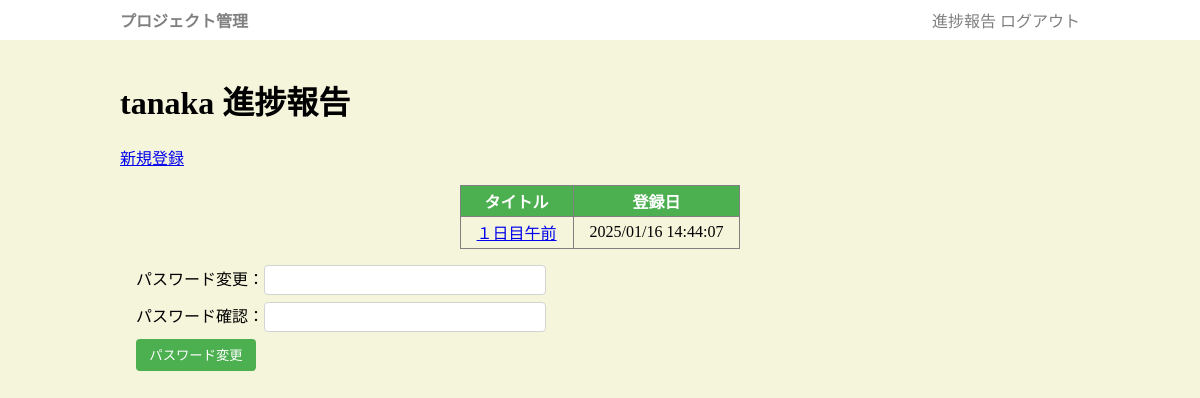
Before: /preport (signed in) with the older database file.
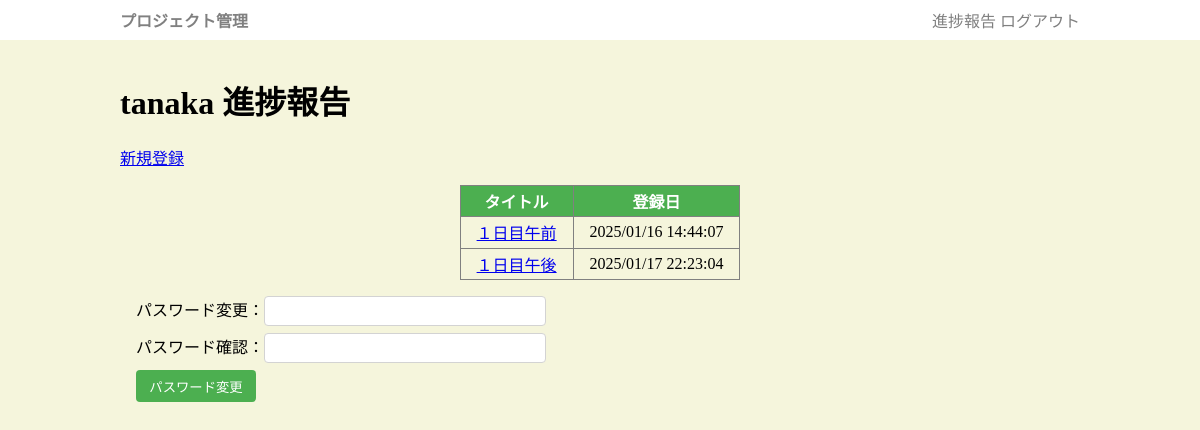
After: the same page with the newer database file.
### app.py (models this page shows, shortened)
class Preport(db.Model):
    prid = db.Column(db.Integer, primary_key=True)
    uid = db.Column(db.Integer, db.ForeignKey("user.uid"))
    rtitle = db.Column(db.String(2048))
    content = db.Column(db.String(2048))
    pr_at = db.Column(db.DateTime, default=datetime.now)
    comment = db.Column(db.String(65545))

### app.py (the view)
@app.get('/preport')
def preport():
    if "uid" not in session:
        return redirect("/login")
    if "uid" not in session:
        return redirect("/login")
    rows = Preport.query.filter(Preport.uid == session['uid']).all()
    user = User.query.get(session['uid'])
    return render_template("preport.html", rows=rows, user=user)

### templates/preport.html (shortened to what this page needs)
{% extends "base.html" %}
{% block main %}
<h1>{{user.uname}} 進捗報告</h1>
<a href="/preport_add">新規登録</a>
<table id="list">
    <tr><th>タイトル</th><th>登録日</th></tr>
    {% for r in rows %}
    <tr>
        <td class="title"><a href="/preport/{{r.prid}}">{{r.rtitle}}</a></div>
        <td class="hi">{{r.pr_at.strftime('%Y/%m/%d %H:%M:%S')}}</div>
    </tr>
    {% endfor %}
</table>
<form method="post" action="/passchange">
    パスワード変更：<input type="password" name="upass1" required><br>
    パスワード確認：<input type="password" name="upass2" required><br>
    <input type="submit" value="パスワード変更">
</form>
{% endblock %}

Changed rows visible on the page:
added Preport: rtitle "１日目午後", pr_at "2025/01/17 22:23:04"
